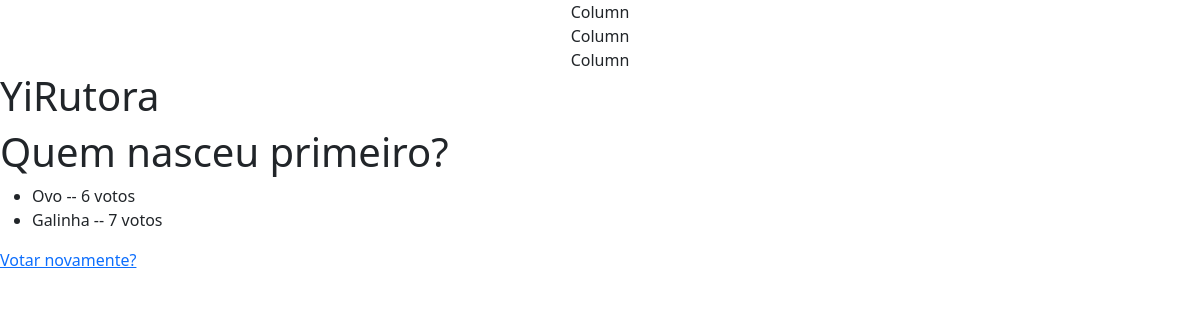
Page /enquete/1/resultados/ on the earlier database version.
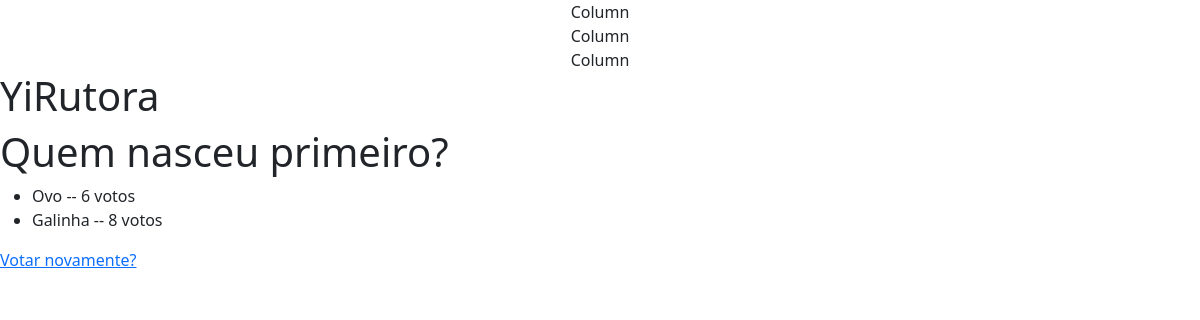
Same page on the later database version.
### enquete/models.py (models this page shows, shortened)
class Resposta(models.Model):
    questao = models.ForeignKey(Questao, on_delete=models.CASCADE)
    resposta = models.CharField(max_length=200)
    votos = models.IntegerField(default=0)

### enquete/views.py (the view)
# urls.py: path("<int:pk>/resultados/", views.ResultadosView.as_view(), name="resultados"),
class ResultadosView(generic.DetailView):
    model = Questao
    template_name = 'enquete/resultado.html'

### enquete/templates/enquete/resultado.html
{% extends "enquete/base.html" %}
{% block content %}
<h1>{{ questao.pergunta }}</h1>
<ul>
{% for respostas in questao.resposta_set.all %}
    <li>{{ respostas.resposta }} -- {{ respostas.votos }} voto{{ respostas.votos|pluralize }}</li>
{% endfor %}
</ul>
<a href="{% url 'detalhe' questao.id %}">Votar novamente?</a>
{% endblock %}

Differences in the rows shown:
changed Resposta "Galinha": votos "7" → "8"
